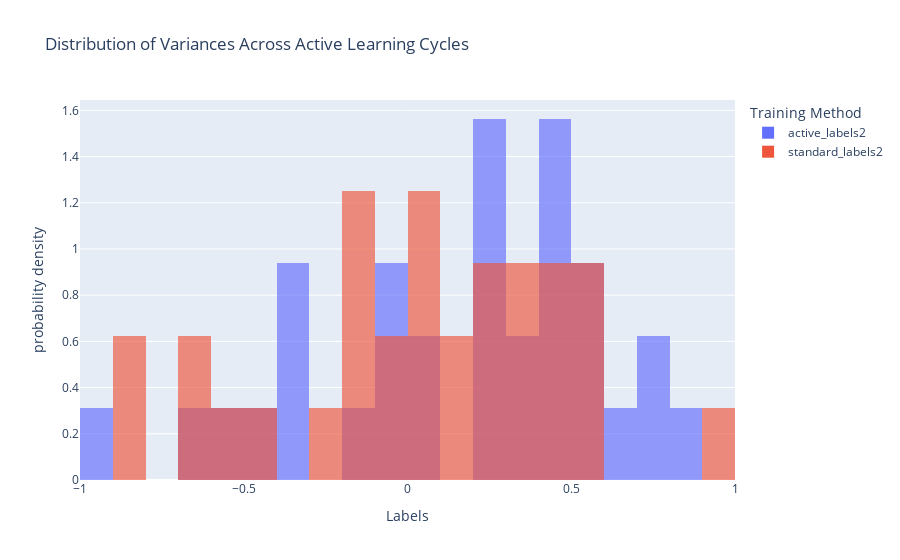
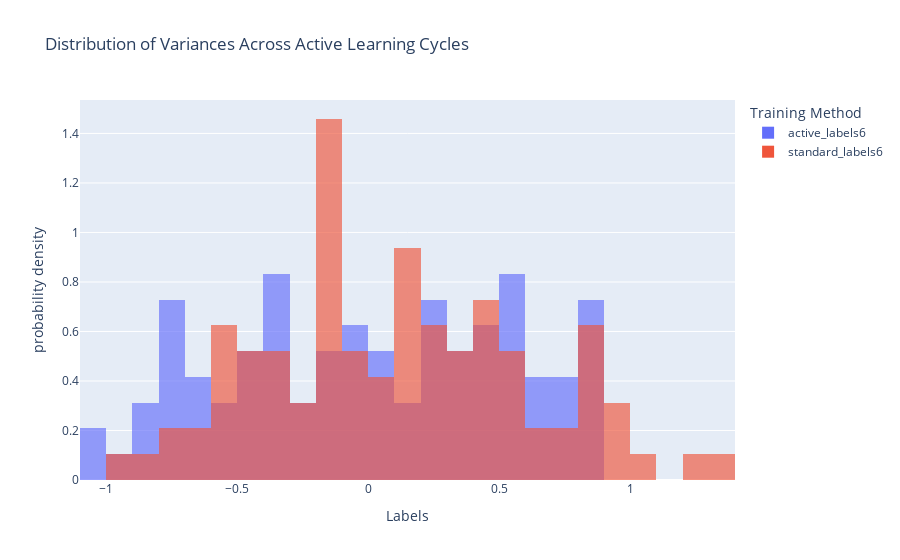
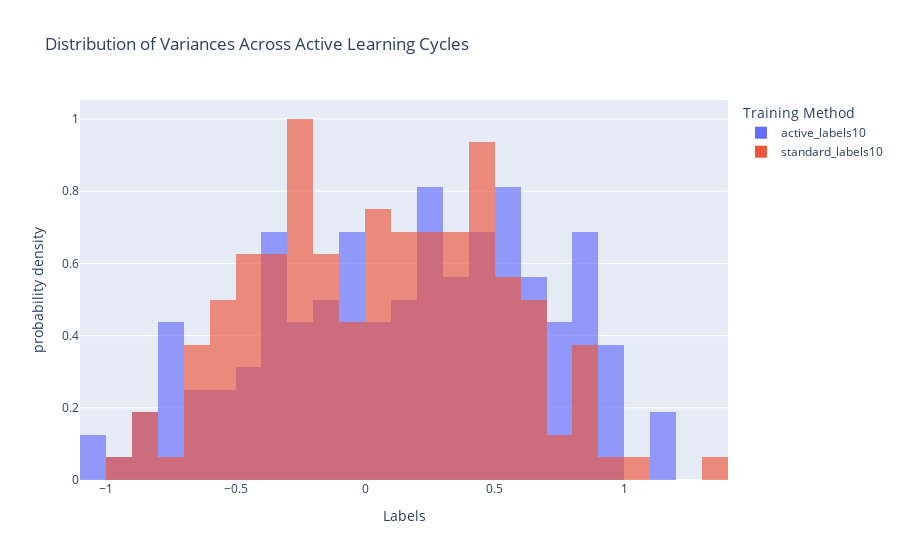
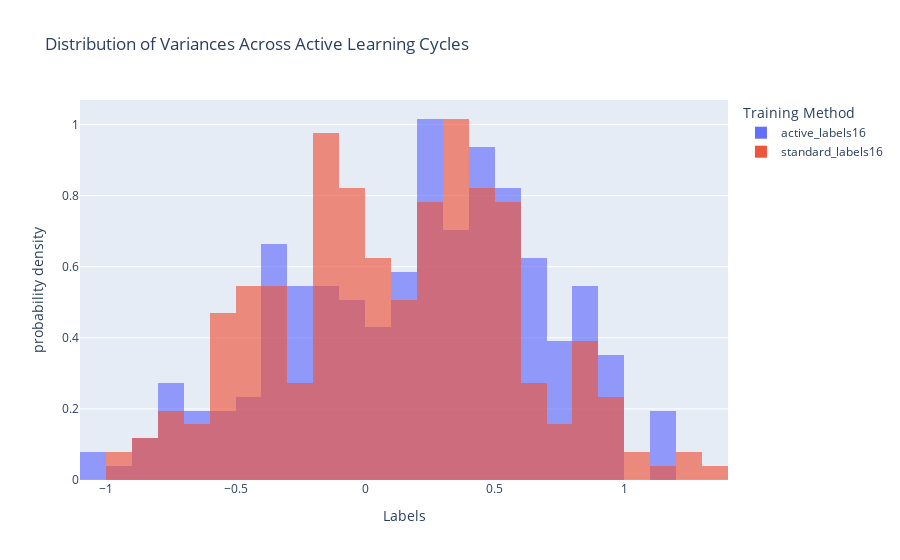

Source (notebook cell) for these figures, in order:
### Code cell
pairs_to_plot = [('active_labels2', 'standard_labels2'),('active_labels6', 'standard_labels6'),('active_labels10', 'standard_labels10'),('active_labels16', 'standard_labels16'),]

for pair in pairs_to_plot:
    plot_distributions(labels_and_preds_df, list(pair), plotting_labels=True)

### Figure 1 — Plotly figure (JSON) as saved in the notebook; plotly's stock layout.template omitted (floating-point values rounded to 4 significant figures; data arrays with more than 128 entries replaced by an {"elided": "..."} marker saying what was removed)
{"data": [{"bingroup": "x", "histnorm": "probability density", "hovertemplate": "Training Method=active_labels2<br>Labels=%{x}<br>probability density=%{y}<extra></extra>", "legendgroup": "active_labels2", "marker": {"color": "#636efa", "opacity": 0.65, "pattern": {"shape": ""}}, "name": "active_labels2", "orientation": "v", "showlegend": true, "type": "histogram", "x": {"elided": "256 float values"}, "xaxis": "x", "yaxis": "y"}, {"bingroup": "x", "histnorm": "probability density", "hovertemplate": "Training Method=standard_labels2<br>Labels=%{x}<br>probability density=%{y}<extra></extra>", "legendgroup": "standard_labels2", "marker": {"color": "#EF553B", "opacity": 0.65, "pattern": {"shape": ""}}, "name": "standard_labels2", "orientation": "v", "showlegend": true, "type": "histogram", "x": {"elided": "256 float values"}, "xaxis": "x", "yaxis": "y"}], "layout": {"barmode": "overlay", "legend": {"title": {"text": "Training Method"}, "tracegroupgap": 0}, "title": {"text": "Distribution of Variances Across Active Learning Cycles"}, "xaxis": {"anchor": "y", "domain": [0, 1], "title": {"text": "Labels"}}, "yaxis": {"anchor": "x", "domain": [0, 1], "title": {"text": "probability density"}}}}

### Figure 2 — Plotly figure (JSON) as saved in the notebook; plotly's stock layout.template omitted (floating-point values rounded to 4 significant figures; data arrays with more than 128 entries replaced by an {"elided": "..."} marker saying what was removed)
{"data": [{"bingroup": "x", "histnorm": "probability density", "hovertemplate": "Training Method=active_labels6<br>Labels=%{x}<br>probability density=%{y}<extra></extra>", "legendgroup": "active_labels6", "marker": {"color": "#636efa", "opacity": 0.65, "pattern": {"shape": ""}}, "name": "active_labels6", "orientation": "v", "showlegend": true, "type": "histogram", "x": {"elided": "256 float values"}, "xaxis": "x", "yaxis": "y"}, {"bingroup": "x", "histnorm": "probability density", "hovertemplate": "Training Method=standard_labels6<br>Labels=%{x}<br>probability density=%{y}<extra></extra>", "legendgroup": "standard_labels6", "marker": {"color": "#EF553B", "opacity": 0.65, "pattern": {"shape": ""}}, "name": "standard_labels6", "orientation": "v", "showlegend": true, "type": "histogram", "x": {"elided": "256 float values"}, "xaxis": "x", "yaxis": "y"}], "layout": {"barmode": "overlay", "legend": {"title": {"text": "Training Method"}, "tracegroupgap": 0}, "title": {"text": "Distribution of Variances Across Active Learning Cycles"}, "xaxis": {"anchor": "y", "domain": [0, 1], "title": {"text": "Labels"}}, "yaxis": {"anchor": "x", "domain": [0, 1], "title": {"text": "probability density"}}}}

### Figure 3 — Plotly figure (JSON) as saved in the notebook; plotly's stock layout.template omitted (floating-point values rounded to 4 significant figures; data arrays with more than 128 entries replaced by an {"elided": "..."} marker saying what was removed)
{"data": [{"bingroup": "x", "histnorm": "probability density", "hovertemplate": "Training Method=active_labels10<br>Labels=%{x}<br>probability density=%{y}<extra></extra>", "legendgroup": "active_labels10", "marker": {"color": "#636efa", "opacity": 0.65, "pattern": {"shape": ""}}, "name": "active_labels10", "orientation": "v", "showlegend": true, "type": "histogram", "x": {"elided": "256 float values"}, "xaxis": "x", "yaxis": "y"}, {"bingroup": "x", "histnorm": "probability density", "hovertemplate": "Training Method=standard_labels10<br>Labels=%{x}<br>probability density=%{y}<extra></extra>", "legendgroup": "standard_labels10", "marker": {"color": "#EF553B", "opacity": 0.65, "pattern": {"shape": ""}}, "name": "standard_labels10", "orientation": "v", "showlegend": true, "type": "histogram", "x": {"elided": "256 float values"}, "xaxis": "x", "yaxis": "y"}], "layout": {"barmode": "overlay", "legend": {"title": {"text": "Training Method"}, "tracegroupgap": 0}, "title": {"text": "Distribution of Variances Across Active Learning Cycles"}, "xaxis": {"anchor": "y", "domain": [0, 1], "title": {"text": "Labels"}}, "yaxis": {"anchor": "x", "domain": [0, 1], "title": {"text": "probability density"}}}}

### Figure 4 — Plotly figure (JSON) as saved in the notebook; plotly's stock layout.template omitted (floating-point values rounded to 4 significant figures; data arrays with more than 128 entries replaced by an {"elided": "..."} marker saying what was removed)
{"data": [{"bingroup": "x", "histnorm": "probability density", "hovertemplate": "Training Method=active_labels16<br>Labels=%{x}<br>probability density=%{y}<extra></extra>", "legendgroup": "active_labels16", "marker": {"color": "#636efa", "opacity": 0.65, "pattern": {"shape": ""}}, "name": "active_labels16", "orientation": "v", "showlegend": true, "type": "histogram", "x": {"elided": "256 float values"}, "xaxis": "x", "yaxis": "y"}, {"bingroup": "x", "histnorm": "probability density", "hovertemplate": "Training Method=standard_labels16<br>Labels=%{x}<br>probability density=%{y}<extra></extra>", "legendgroup": "standard_labels16", "marker": {"color": "#EF553B", "opacity": 0.65, "pattern": {"shape": ""}}, "name": "standard_labels16", "orientation": "v", "showlegend": true, "type": "histogram", "x": {"elided": "256 float values"}, "xaxis": "x", "yaxis": "y"}], "layout": {"barmode": "overlay", "legend": {"title": {"text": "Training Method"}, "tracegroupgap": 0}, "title": {"text": "Distribution of Variances Across Active Learning Cycles"}, "xaxis": {"anchor": "y", "domain": [0, 1], "title": {"text": "Labels"}}, "yaxis": {"anchor": "x", "domain": [0, 1], "title": {"text": "probability density"}}}}
